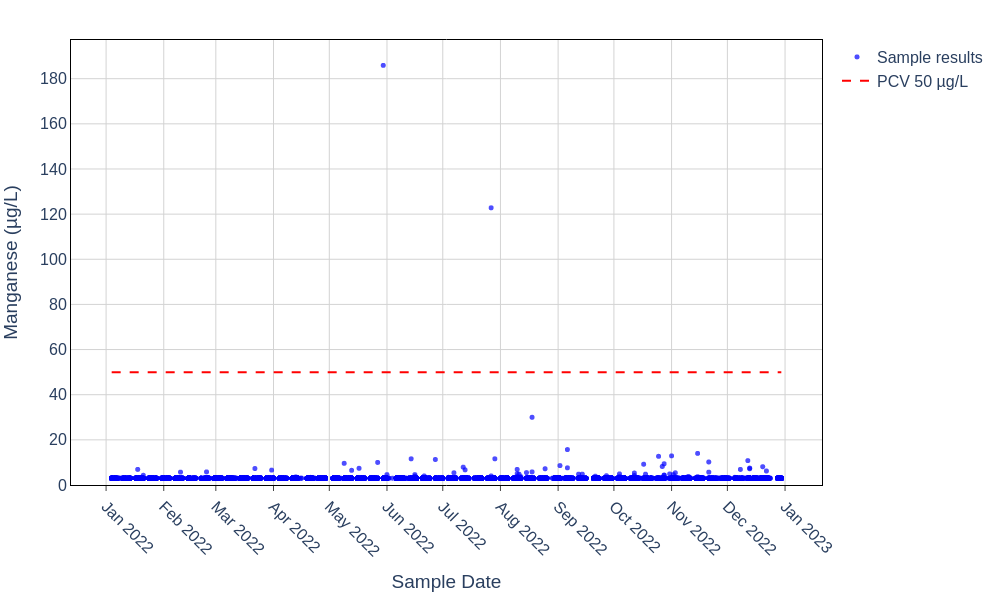

Write the Python code that produced this figure.
# filename: manganese_timeseries.py
import pandas as pd
import plotly.graph_objects as go

# Load and preprocess data
file_name = "Anglian_Water_Domestic_Water_Quality.csv"
df = pd.read_csv(file_name, encoding="utf-8")
df['Sample_Date'] = pd.to_datetime(df['Sample_Date'], format='%d/%m/%Y %H:%M', errors='coerce')

# Filter for Manganese (Total) determinand and non-null Result
df_filtered = df[(df['Determinand'] == 'Manganese (Total)') & df['Result'].notna()].copy()

# Sort by Sample_Date
df_filtered.sort_values('Sample_Date', inplace=True)

# Save filtered data for chart plotting
output_csv = "manganese_timeseries_data.csv"
df_filtered[['Sample_Date', 'Result', 'LSOA', 'Sample_Id', 'ObjectId']].to_csv(output_csv, index=False)

# UK PCV limit for Manganese (µg/L)
pcv_value = 50

# Create plotly figure
fig = go.Figure()

# Add scatter markers for manganese results
fig.add_trace(go.Scatter(
    x=df_filtered['Sample_Date'],
    y=df_filtered['Result'],
    mode='markers',
    marker=dict(
        size=5,
        symbol='circle',
        color='blue',
        opacity=0.7
    ),
    name='Sample results'
))

# Add horizontal dashed red line for PCV 50 µg/L
fig.add_trace(go.Scatter(
    x=[df_filtered['Sample_Date'].min(), df_filtered['Sample_Date'].max()],
    y=[pcv_value, pcv_value],
    mode='lines',
    line=dict(
        color='red',
        width=2,
        dash='dash'
    ),
    name='PCV 50 µg/L'
))

# Update layout with axis labels, gridlines and styling
fig.update_layout(
    template='plotly_white',
    font=dict(size=16),
    margin=dict(l=60, r=40, t=40, b=80),
    xaxis=dict(
        title='Sample Date',
        showgrid=True,
        gridcolor='lightgrey',
        tickformat='%b %Y',
        tickangle=45,
        dtick="M1",
        ticks="outside",
        showline=True,
        linecolor='black',
        mirror=True,
        zeroline=False
    ),
    yaxis=dict(
        title='Manganese (µg/L)',
        showgrid=True,
        gridcolor='lightgrey',
        showline=True,
        linecolor='black',
        mirror=True,
        zeroline=False,
        rangemode='tozero'
    ),
    legend=dict(
        bgcolor='rgba(255,255,255,0)',
        bordercolor='rgba(0,0,0,0)',
        borderwidth=0
    )
)

# Save the plot to files
html_file = "manganese_timeseries.html"
png_file = "manganese_timeseries.png"
fig.write_html(html_file, include_plotlyjs='cdn', full_html=True)
fig.write_image(png_file, width=1000, height=600)

# Print the output filenames for terminal confirmation
print(png_file)
print(html_file)
print(output_csv)
print("manganese_timeseries.py")
